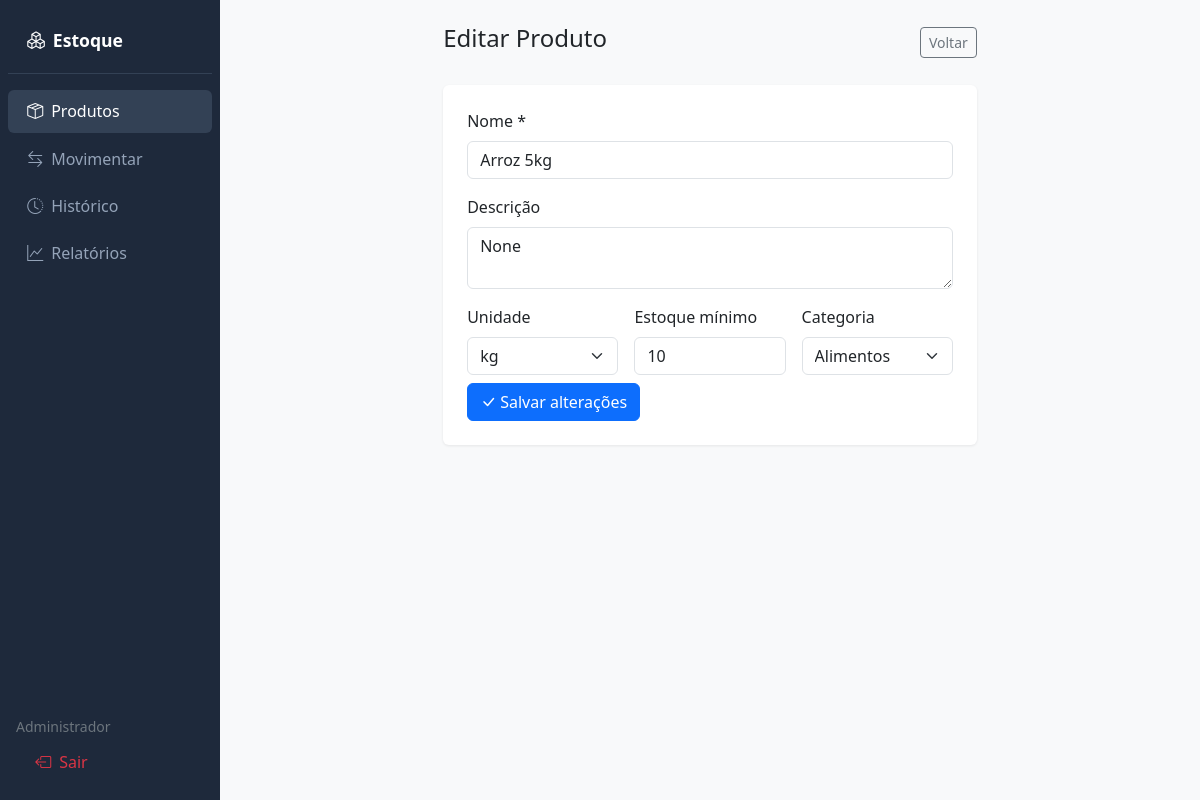
Screenshot of /produtos/1/editar (signed in) with the database file from the repository.
### app/models/usuario.py (models this page shows, shortened)
class Usuario(UserMixin, db.Model):
    __tablename__ = "usuarios"
    id = db.Column(db.Integer, primary_key=True)
    nome = db.Column(db.String(100), nullable=False)
    email = db.Column(db.String(150), unique=True, nullable=False)
    senha_hash = db.Column(db.String(256), nullable=False)
    admin = db.Column(db.Boolean, default=False)
    criado_em = db.Column(db.DateTime, default=datetime.utcnow)
    movimentacoes = db.relationship("Movimentacao", backref="usuario", lazy=True)

### app/models/produto.py (models this page shows, shortened)
class Produto(db.Model):
    __tablename__ = "produtos"
    id = db.Column(db.Integer, primary_key=True)
    nome = db.Column(db.String(150), nullable=False)
    codigo = db.Column(db.String(50), unique=True, nullable=False)
    descricao = db.Column(db.Text)
    unidade = db.Column(db.String(20), default="un")
    estoque_minimo = db.Column(db.Integer, default=0)
    categoria_id = db.Column(db.Integer, db.ForeignKey("categorias.id"))
    ativo = db.Column(db.Boolean, default=True)
    criado_em = db.Column(db.DateTime, default=datetime.utcnow)
    movimentacoes = db.relationship("Movimentacao", backref="produto", lazy=True)

class Categoria(db.Model):
    __tablename__ = "categorias"
    id = db.Column(db.Integer, primary_key=True)
    nome = db.Column(db.String(80), unique=True, nullable=False)
    produtos = db.relationship("Produto", backref="categoria", lazy=True)

### app/routes/produtos.py (the view, shortened to what this page needs)
@produtos_bp.route("/<int:id>/editar", methods=["GET", "POST"])
@login_required
def editar(id):
    produto = Produto.query.get_or_404(id)
    categorias = Categoria.query.order_by(Categoria.nome).all()
    return render_template("produtos/form.html", produto=produto, categorias=categorias)

### app/models/usuario.py (called while the page is built)
@login_manager.user_loader
def load_user(user_id):
    return Usuario.query.get(int(user_id))

### app/templates/produtos/form.html (shortened to what this page needs)
{% extends "base.html" %}
{% block content %}
<div class="row justify-content-center">
  <div class="col-md-7">
    <div class="d-flex justify-content-between align-items-center mb-4">
      <h4>{{ 'Editar' if produto else 'Novo' }} Produto</h4>
      <a href="{{ url_for('produtos.listar') }}" class="btn btn-outline-secondary btn-sm">Voltar</a>
    </div>
    <div class="card p-4">
      <form method="POST">
        <div class="row g-3">
          <div class="col-md-{{ '8' if not produto else '12' }}">
            <label class="form-label">Nome *</label>
            <input type="text" name="nome" class="form-control" required
                   value="{{ produto.nome if produto else '' }}">
          </div>
          <div class="col-12">
            <label class="form-label">Descrição</label>
            <textarea name="descricao" class="form-control" rows="2">{{ produto.descricao if produto else '' }}</textarea>
          </div>
          <div class="col-md-4">
            <label class="form-label">Unidade</label>
            <select name="unidade" class="form-select">
              {% for u in ['un', 'kg', 'g', 'L', 'mL', 'cx', 'pc', 'm', 'cm'] %}
                <option value="{{ u }}" {% if produto and produto.unidade == u %}selected{% endif %}>{{ u }}</option>
              {% endfor %}
            </select>
          </div>
          <div class="col-md-4">
            <label class="form-label">Estoque mínimo</label>
            <input type="number" name="estoque_minimo" class="form-control" min="0"
                   value="{{ produto.estoque_minimo if produto else 0 }}">
          </div>
          <div class="col-md-4">
            <label class="form-label">Categoria</label>
            <select name="categoria_id" class="form-select">
              {% for cat in categorias %}
                <option value="{{ cat.id }}"
                  {% if produto and produto.categoria_id == cat.id %}selected{% endif %}>
                  {{ cat.nome }}
                </option>
              {% endfor %}
            </select>
          </div>
          <div class="col-12 mt-2">
            <button type="submit" class="btn btn-primary">
              <i class="bi bi-check-lg me-1"></i>{{ 'Salvar alterações' if produto else 'Cadastrar produto' }}
            </button>
          </div>
        </div>
      </form>
    </div>
  </div>
</div>
{% endblock %}

### app/templates/base.html (shortened to what this page needs)
<!DOCTYPE html>
<html lang="pt-BR">
<head>
  <link href="https://cdn.jsdelivr.net/npm/bootstrap@5.3.0/dist/css/bootstrap.min.css" rel="stylesheet">
  <link href="https://cdn.jsdelivr.net/npm/bootstrap-icons@1.11.0/font/bootstrap-icons.css" rel="stylesheet">
</head>
<body>
<div class="d-flex">
  {% if current_user.is_authenticated %}
  <div class="sidebar d-flex flex-column p-2" style="width:220px; min-width:220px">
    <div class="brand mb-3"><i class="bi bi-boxes me-2"></i>Estoque</div>
    <nav class="nav flex-column gap-1">
      <a href="{{ url_for('produtos.listar') }}"
         class="nav-link {% if request.blueprint == 'produtos' %}active{% endif %}">
        <i class="bi bi-box-seam me-2"></i>Produtos
      </a>
      <a href="{{ url_for('movimentacoes.nova') }}"
         class="nav-link {% if request.blueprint == 'movimentacoes' and 'nova' in request.path %}active{% endif %}">
        <i class="bi bi-arrow-left-right me-2"></i>Movimentar
      </a>
      <a href="{{ url_for('movimentacoes.listar') }}"
         class="nav-link">
        <i class="bi bi-clock-history me-2"></i>Histórico
      </a>
      <a href="{{ url_for('relatorios.index') }}"
         class="nav-link {% if request.blueprint == 'relatorios' %}active{% endif %}">
        <i class="bi bi-graph-up me-2"></i>Relatórios
      </a>
    </nav>
    <div class="mt-auto p-2">
      <small class="text-secondary d-block mb-1">{{ current_user.nome }}</small>
      <a href="{{ url_for('auth.logout') }}" class="nav-link text-danger">
        <i class="bi bi-box-arrow-left me-2"></i>Sair
      </a>
    </div>
  </div>
  {% endif %}
  <div class="flex-grow-1 p-4" style="min-width:0">
    {% block content %}{% endblock %}
  </div>
</div>
</body>
</html>

### app/templates/base.html (style rules this page uses)
body { background: #f8f9fa; }
.sidebar { min-height: 100vh; background: #1e293b; }
.sidebar .nav-link { color: #94a3b8; padding: .6rem 1.2rem; border-radius: 6px; }
.sidebar .nav-link:hover, .sidebar .nav-link.active { background: #334155; color: #fff; }
.sidebar .brand { color: #fff; font-size: 1.1rem; font-weight: 600; padding: 1.2rem; border-bottom: 1px solid #334155; }
.card { border: none; box-shadow: 0 1px 3px rgba(0,0,0,.08); }

### rows the page displays
Usuario: nome "Administrador"
Produto: nome "Arroz 5kg", descricao "None", unidade "kg", estoque_minimo "10", categoria_id "Alimentos"

### other values shown
{{ 'Editar' if produto else 'Novo' }} "Editar"
{{ 'Salvar alterações' if produto else 'Cadastrar produto' }} "Salvar alterações"
